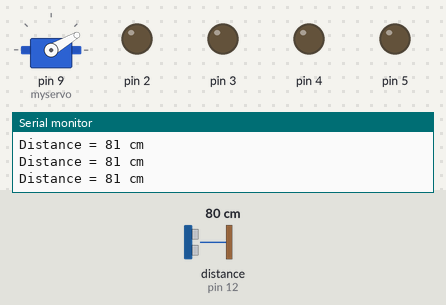
The sketch below on a simulated Arduino Uno, built with avr-gcc and run on an emulated ATmega328P. Parts: servo, output pins drawn as LEDs (lit = HIGH), the last lines printed to the serial monitor. The test bench sets the inputs (shaded band); at power-on: distance to the obstacle (sensor on pin 12) 80 cm. The echo pulse lasts 58.3 µs per cm.

Above: at 1.3 s.
1.4 s: distance to the obstacle (sensor on pin 12) set to 11 cm
2.9 s: distance to the obstacle (sensor on pin 12) set to 8 cm
At 4.5 s:
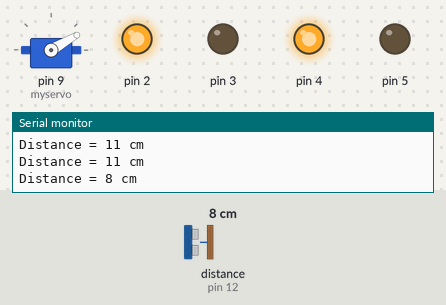
At 8.3 s:
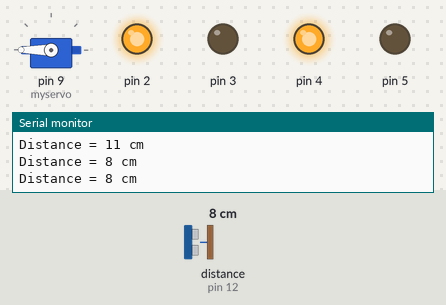
Timing chart, 0 to 10.5 s (numbered marks = the images above; inputs shaded):
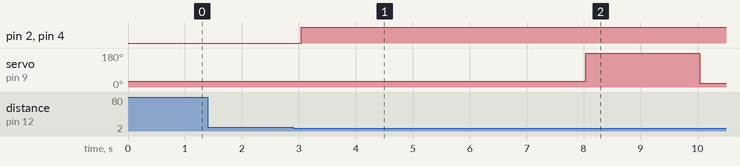

Measured:
- the behaviour switches between 10 and 9 cm on distance to the obstacle (sensor on pin 12) (found by bisection; images 0 and 1)
- after the input at 2.9 s, pin 2, pin 4: LOW → HIGH after 0.14 s; servo on pin 9 (myservo): 30° → 180° after 5.1 s, → 20° 2.0 s later

The sketch:

dustbin.ino
```cpp
#include "NewPing.h"
#include <Servo.h>
#define TRIGGER_PIN 9
#define ECHO_PIN 10
#define TRIGGER_PIN2 11
#define ECHO_PIN 12
#define MAX_DISTANCE 400
Servo myservo;
NewPing sonar(TRIGGER_PIN, ECHO_PIN, MAX_DISTANCE);
NewPing sonar2(TRIGGER_PIN, ECHO_PIN, MAX_DISTANCE);

void setup() {
	Serial.begin(9600);
  myservo.attach(9);
  myservo.write(30);
  pinMode(2,OUTPUT);
  pinMode(3,OUTPUT);

  pinMode(4,OUTPUT);
  pinMode(5,OUTPUT);
}

void loop() {
  int x= sonar.ping_cm();
	Serial.print("Distance = ");
	Serial.print(x);
	Serial.println(" cm");
  if(x<10){
    myservo.write(180);
    delay(2000);
    myservo.write(20);
  }
  else{

  }
	delay(500);

  int y= sonar2.ping_cm();
  Serial.print("Distance = ");
	Serial.print(y);
	Serial.println(" cm");
  if(y<10){
    digitalWrite(2,HIGH);
    digitalWrite(3,LOW);
    digitalWrite(4,HIGH);
    digitalWrite(5,LOW);
    delay(5000);
  }else{
    digitalWrite(2,LOW);
    digitalWrite(3,LOW);
    digitalWrite(4,LOW);
    digitalWrite(5,LOW);
  }
}
```
